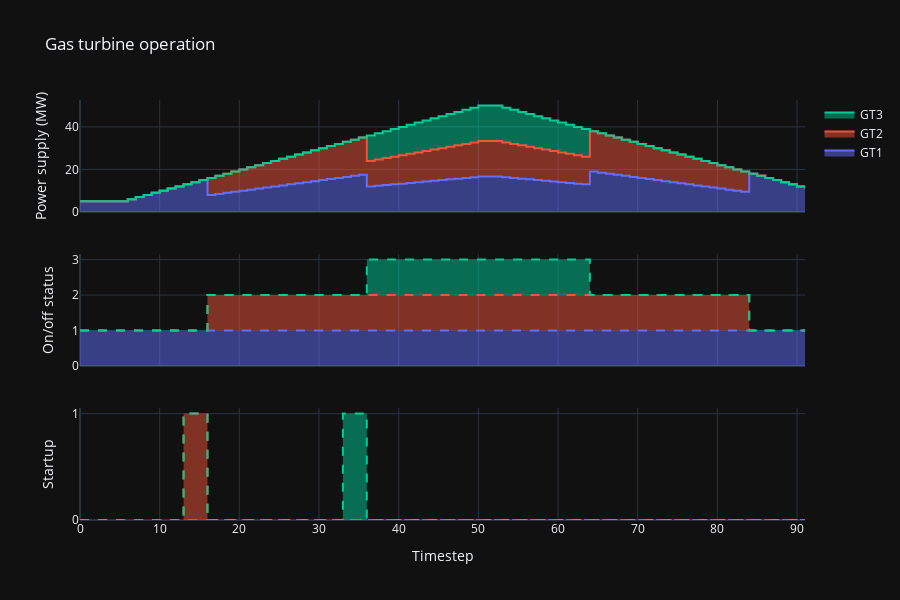

Notebook code for this chart:
### Code cell
plots.plot_device_profile(res,optimisation_model=simulator.optimiser,devs=['GT1','GT2','GT3'],
    include_on_off=True,include_prep=True).update_layout(title="Gas turbine operation")
